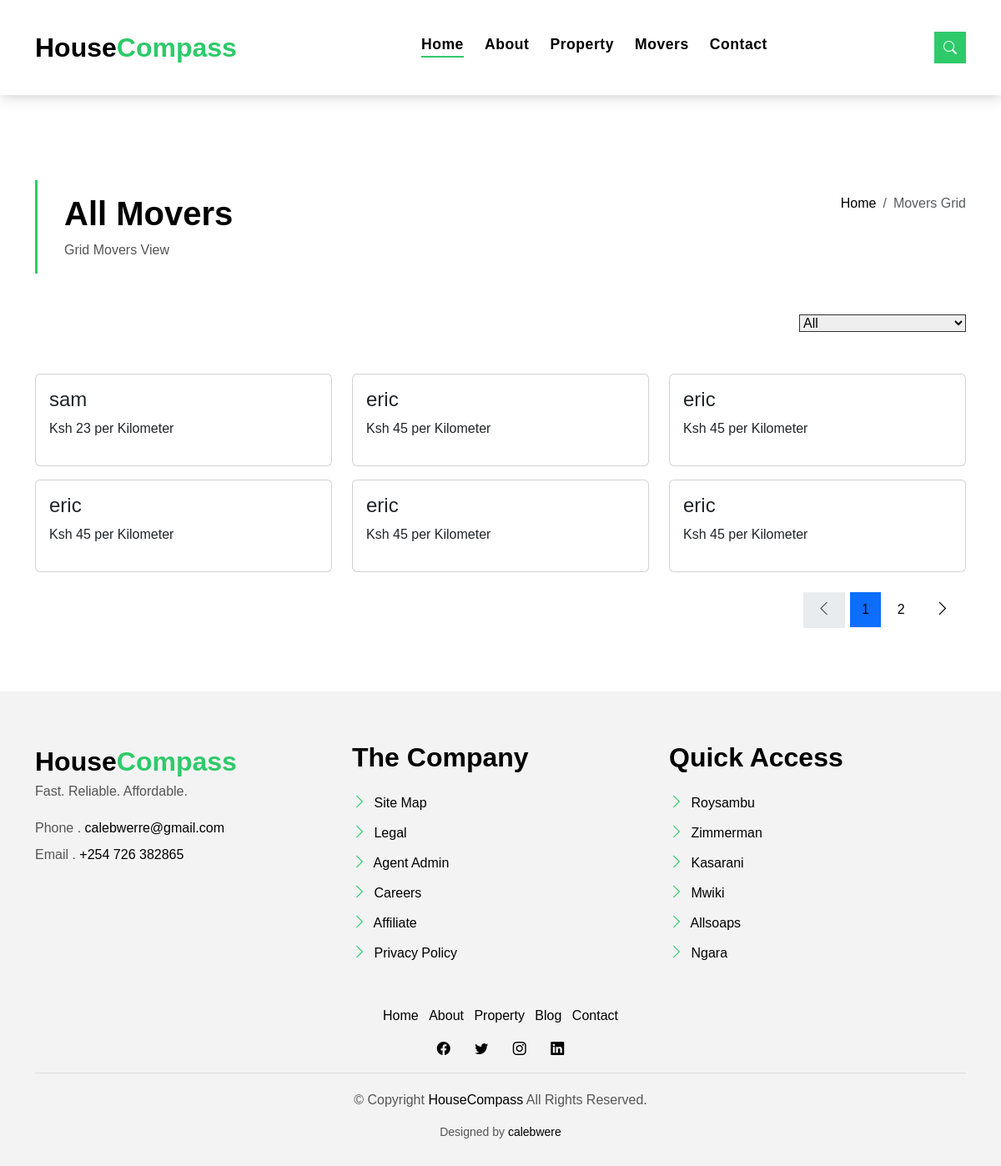
The app's page /movers/, older data.
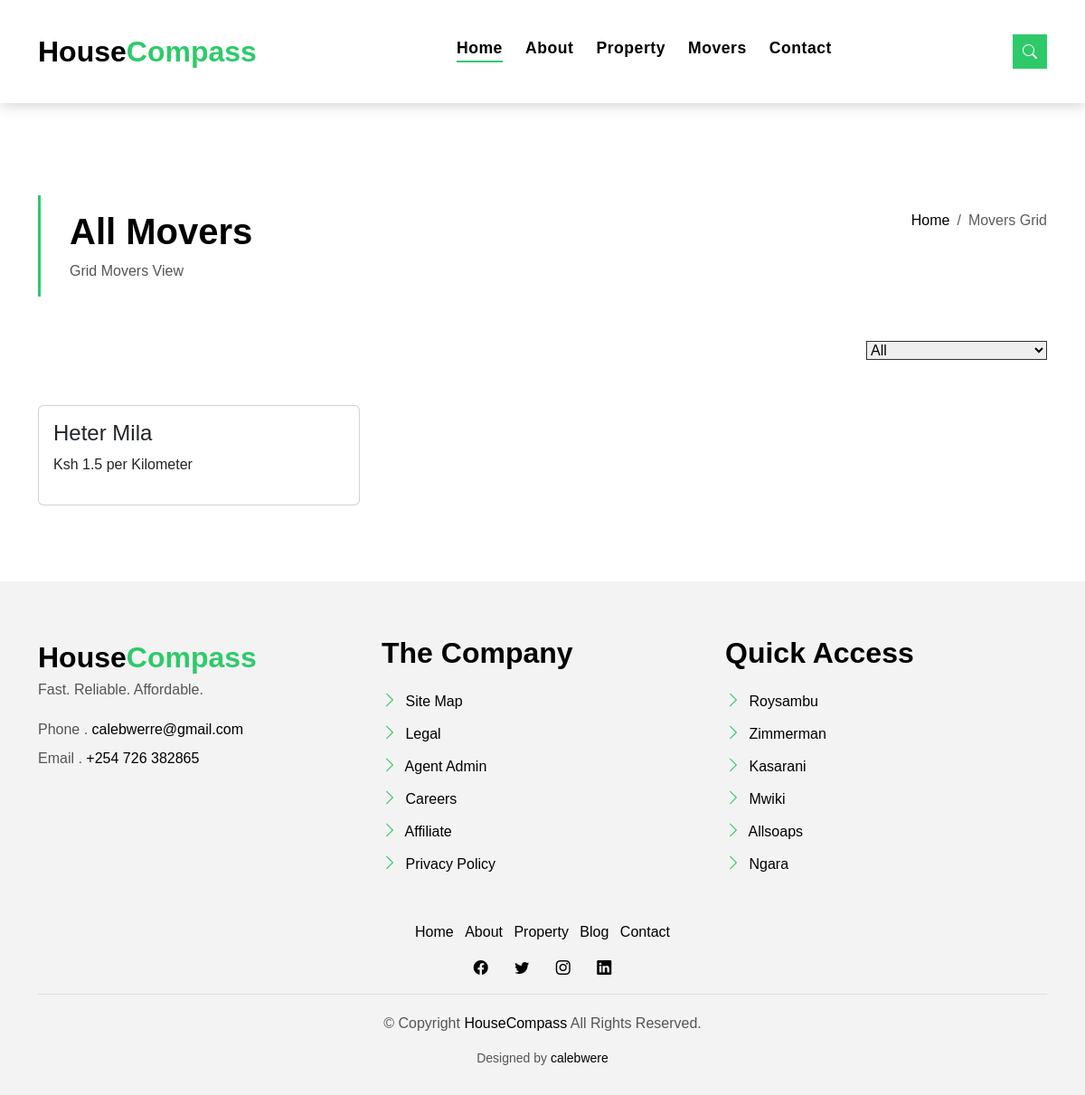
The same page, newer data.
### campass/models.py (models this page shows, shortened)
class Mover(models.Model):
    name = models.CharField(max_length=255)
    phone = models.CharField(max_length=20)
    image = models.ImageField(upload_to='houses',default="houses/agent.png")
    email = models.EmailField()
    rate =models.FloatField()
    class Meta:
        ordering = ['rate']

### campass/views.py (the view)
# urls.py: path('movers/',MoverList.as_view(),name='movers'),
class MoverList(ListView):
    model = Mover
    paginate_by = 6
    context_object_name = 'movers'
    template_name='movers.html'

### templates/movers.html (shortened to what this page needs)
{%extends 'base.html'%}
{%load static %}
{%block content%}
{% include 'partials/header.html' %}
<main id="main">
    <section class="intro-single">
      <div class="container">
        <div class="row">
          <div class="col-md-12 col-lg-8">
            <div class="title-single-box">
              <h1 class="title-single">All Movers</h1>
              <span class="color-text-a">Grid Movers View</span>
            </div>
          </div>
          <div class="col-md-12 col-lg-4">
            <nav aria-label="breadcrumb" class="breadcrumb-box d-flex justify-content-lg-end">
              <ol class="breadcrumb">
                <li class="breadcrumb-item">
                  <a href="#">Home</a>
                </li>
                <li class="breadcrumb-item active" aria-current="page">
                  Movers Grid
                </li>
              </ol>
            </nav>
          </div>
        </div>
      </div>
    </section>
    <section class="property-grid grid">
      <div class="container">
        <div class="row">
          <div class="col-sm-12">
            <div class="grid-option">
              <form>
                <select class="custom-select ">
                  <option selected>All</option>
                </select>
              </form>
            </div>
          </div>
          {% for mover in movers %}
          <div class="col-md-4 mt-3">
            <div class="card">
              <div class="card-body">
                <h4 class="card-title">
                  {{mover.name}}
                </h4>
                <p>
              Ksh  {{mover.rate}}  per Kilometer
                </p>
              </div>
            </div>
          </div>
          {% endfor %}
        </div>
        <div class="row mt-4">
          <div class="col-sm-12">
            <nav class="pagination-a">
              {% if is_paginated %}
              <ul class="pagination justify-content-end">
                {% if page_obj.has_previous %}
                <li class="page-item">
                  <a class="page-link" href="?page={{page_obj.previous_page_number}}"
                    >
                    <span class="bi bi-chevron-left"></span>
                    </a
                  >
                </li>
                {% else %}
                <li class="page-item disabled">
                  <a class="page-link" href="#">
                    <span class="bi bi-chevron-left"></span>
                  </a>
                </li>
                {% endif %}
                {% for i in paginator.page_range %}
                {% if page_obj.number == i %}
                <li class="page-item"><a class="page-link active">{{ i }}</a></li>
                {% else %}
                <li class="page-item">
                  <a class="page-link" href="?page={{ i }}">{{ i }}</a>
                </li>
                {% endif %}
                {% endfor %}
                 {% if page_obj.has_next %}
                <li class="page-item next">
                  <a href="?page={{page_obj.next_page_number}}" class="page-link"
                    >
                    <span class="bi bi-chevron-right"></span>
                    </a
                  >
                </li>
                {% else %}
                <li class="page-item disabled">
                  <a class="page-link">
                    <span class="bi bi-chevron-right"></span>
                  </a>
                </li>
                {% endif %}
              </ul>
              {% endif %}
            </nav>
          </div>
        </div>
      </div>
    </section>
  </main>
{% include 'partials/footer.html' %}
{%endblock content%}

Row changes from the older to the newer data that the page shows:
removed Mover: name "sam", rate "23"
removed Mover: name "eric", rate "45"
removed Mover: name "eric", rate "45"
removed Mover: name "eric", rate "45"
removed Mover: name "eric", rate "45"
removed Mover: name "eric", rate "45"
added Mover: name "Heter Mila", rate "1.5"
Text that changed along with them:
list line gone: "1"
list line gone: "2"
